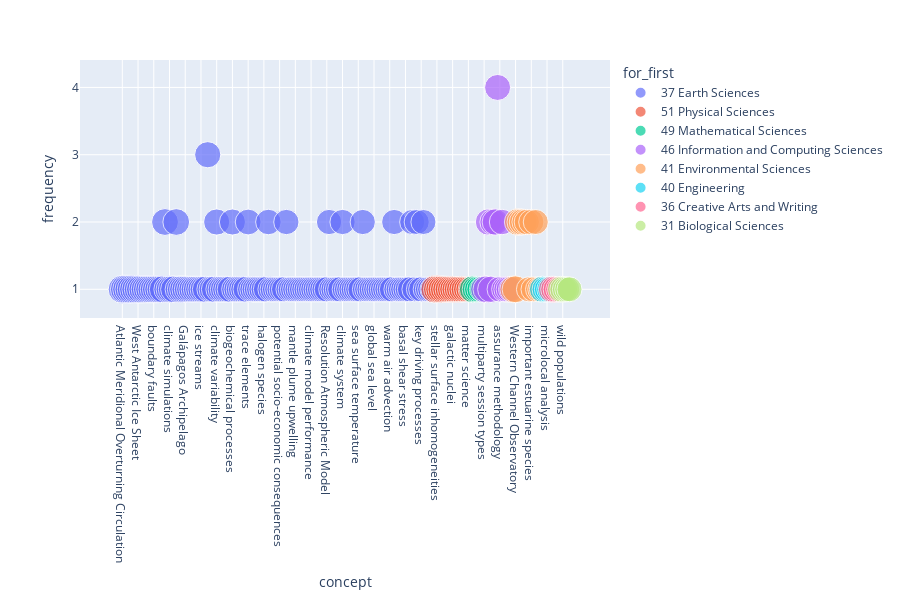

Notebook source saved alongside this figure:
### Markdown cell above
## 5. Segmenting results using the fields of research categories

We can modify slightly the code in section 2 above so that the FOR categories are taken into consideration too.

### Code cell
FREQ_MIN = 1 #@param {type: "slider", min: 1, max: 10, step:1}
FREQ_MAX = 100 #@param {type: "slider", min: 10, max: 100, step:10}

SCORE_MIN = 0.6  #@param {type: "slider", min: 0, max: 1, step:0.1}
#@markdown ---
#@markdown Select how many concepts to include in the visualization
MAX_CONCEPTS = 200 #@param {type: "slider", min: 20, max: 1000, step:10}

if FREQ_MAX == 100:
  FREQ_MAX = 100000000
print(f"""You selected:\n->{MAX_CONCEPTS}\n->{FREQ_MIN}-{FREQ_MAX}\n->{SCORE_MIN}""")

filtered_concepts = concepts_unique_in_for.query(f"""frequency >= {FREQ_MIN} & frequency <= {FREQ_MAX} & score_avg >= {SCORE_MIN} """)\
                    .sort_values(["score_avg", "frequency"], ascending=False)[:MAX_CONCEPTS]

px.scatter(filtered_concepts,
           x="concept",
           y="frequency",
           height=600,
           color="for_first",
           size="score_avg")

### Figure 1 — Plotly figure (JSON) as saved in the notebook; plotly's stock layout.template omitted (floating-point values rounded to 4 significant figures; data arrays with more than 128 entries replaced by an {"elided": "..."} marker saying what was removed)
{"data": [{"hovertemplate": "for_first=37 Earth Sciences<br>concept=%{x}<br>frequency=%{y}<br>score_avg=%{marker.size}<extra></extra>", "legendgroup": "37 Earth Sciences", "marker": {"color": "#636efa", "size": {"elided": "139 float values"}, "sizemode": "area", "sizeref": 0.002342, "symbol": "circle"}, "mode": "markers", "name": "37 Earth Sciences", "orientation": "v", "showlegend": true, "type": "scatter", "x": {"elided": "139 str values"}, "xaxis": "x", "y": {"elided": "139 int values"}, "yaxis": "y"}, {"hovertemplate": "for_first=51 Physical Sciences<br>concept=%{x}<br>frequency=%{y}<br>score_avg=%{marker.size}<extra></extra>", "legendgroup": "51 Physical Sciences", "marker": {"color": "#EF553B", "size": [0.887, 0.847, 0.846, 0.841, 0.824, 0.812, 0.799, 0.786, 0.784, 0.782, 0.781, 0.781, 0.77, 0.762, 0.747, 0.735, 0.734], "sizemode": "area", "sizeref": 0.002342, "symbol": "circle"}, "mode": "markers", "name": "51 Physical Sciences", "orientation": "v", "showlegend": true, "type": "scatter", "x": ["evolution of galaxies", "stellar surface inhomogeneities", "active galactic nuclei", "supermassive black holes", "host star", "high-performance computing", "black holes", "magnetic field", "galactic nuclei", "galaxy clusters", "stellar surface", "stellar lines", "dynamical history", "software infrastructure", "future high-precision experiments", "matter science", "chemical evolution modelling"], "xaxis": "x", "y": [1, 1, 1, 1, 1, 1, 1, 1, 1, 1, 1, 1, 1, 1, 1, 1, 1], "yaxis": "y"}, {"hovertemplate": "for_first=49 Mathematical Sciences<br>concept=%{x}<br>frequency=%{y}<br>score_avg=%{marker.size}<extra></extra>", "legendgroup": "49 Mathematical Sciences", "marker": {"color": "#00cc96", "size": [0.855, 0.787, 0.773, 0.76, 0.735], "sizemode": "area", "sizeref": 0.002342, "symbol": "circle"}, "mode": "markers", "name": "49 Mathematical Sciences", "orientation": "v", "showlegend": true, "type": "scatter", "x": ["complex reflection groups", "reflection groups", "Orlik–Solomon algebra", "symmetric group", "Coxeter groups"], "xaxis": "x", "y": [1, 1, 1, 1, 1], "yaxis": "y"}, {"hovertemplate": "for_first=46 Information and Computing Sciences<br>concept=%{x}<br>frequency=%{y}<br>score_avg=%{marker.size}<extra></extra>", "legendgroup": "46 Information and Computing Sciences", "marker": {"color": "#ab63fa", "size": [0.855, 0.841, 0.827, 0.822, 0.82, 0.817, 0.7935, 0.766, 0.762, 0.759, 0.759, 0.757, 0.744], "sizemode": "area", "sizeref": 0.002342, "symbol": "circle"}, "mode": "markers", "name": "46 Information and Computing Sciences", "orientation": "v", "showlegend": true, "type": "scatter", "x": ["multiparty session types", "cognitive control", "cyber-physical systems", "protocol description language", "high-end computing", "large-scale networking", "information technology research", "assurance methodology", "big data", "distributed system", "assertion language", "description language", "cognitive robotics research"], "xaxis": "x", "y": [1, 1, 2, 1, 2, 2, 4, 1, 2, 1, 1, 1, 1], "yaxis": "y"}, {"hovertemplate": "for_first=41 Environmental Sciences<br>concept=%{x}<br>frequency=%{y}<br>score_avg=%{marker.size}<extra></extra>", "legendgroup": "41 Environmental Sciences", "marker": {"color": "#FFA15A", "size": [0.854, 0.854, 0.849, 0.803, 0.794, 0.754, 0.751, 0.749, 0.746, 0.742, 0.737, 0.737, 0.735], "sizemode": "area", "sizeref": 0.002342, "symbol": "circle"}, "mode": "markers", "name": "41 Environmental Sciences", "orientation": "v", "showlegend": true, "type": "scatter", "x": ["ecosystem model", "Western Channel Observatory", "meiofaunal biodiversity", "estuarine ecosystems", "meiofaunal communities", "biodiversity-ecosystem functioning", "faunal species richness", "upper ocean ecosystem", "important estuarine species", "sustainable management strategies", "marine environment", "global environment change", "hydrodynamic-ecosystem model"], "xaxis": "x", "y": [1, 1, 2, 2, 2, 2, 2, 1, 2, 1, 2, 1, 1], "yaxis": "y"}, {"hovertemplate": "for_first=40 Engineering<br>concept=%{x}<br>frequency=%{y}<br>score_avg=%{marker.size}<extra></extra>", "legendgroup": "40 Engineering", "marker": {"color": "#19d3f3", "size": [0.809, 0.76, 0.747, 0.738], "sizemode": "area", "sizeref": 0.002342, "symbol": "circle"}, "mode": "markers", "name": "40 Engineering", "orientation": "v", "showlegend": true, "type": "scatter", "x": ["Brillouin optical time domain reflectometer", "differential geometry", "microlocal analysis", "fiber optic technology"], "xaxis": "x", "y": [1, 1, 1, 1], "yaxis": "y"}, {"hovertemplate": "for_first=36 Creative Arts and Writing<br>concept=%{x}<br>frequency=%{y}<br>score_avg=%{marker.size}<extra></extra>", "legendgroup": "36 Creative Arts and Writing", "marker": {"color": "#FF6692", "size": [0.805, 0.804, 0.78, 0.744], "sizemode": "area", "sizeref": 0.002342, "symbol": "circle"}, "mode": "markers", "name": "36 Creative Arts and Writing", "orientation": "v", "showlegend": true, "type": "scatter", "x": ["verbal text", "book illustrations", "nineteenth century", "long nineteenth century"], "xaxis": "x", "y": [1, 1, 1, 1], "yaxis": "y"}, {"hovertemplate": "for_first=31 Biological Sciences<br>concept=%{x}<br>frequency=%{y}<br>score_avg=%{marker.size}<extra></extra>", "legendgroup": "31 Biological Sciences", "marker": {"color": "#B6E880", "size": [0.791, 0.781, 0.746, 0.735, 0.734], "sizemode": "area", "sizeref": 0.002342, "symbol": "circle"}, "mode": "markers", "name": "31 Biological Sciences", "orientation": "v", "showlegend": true, "type": "scatter", "x": ["gene models", "wild populations", "natural populations", "larger taxa", "genome sequence"], "xaxis": "x", "y": [1, 1, 1, 1, 1], "yaxis": "y"}], "layout": {"height": 600, "legend": {"itemsizing": "constant", "title": {"text": "for_first"}, "tracegroupgap": 0}, "margin": {"t": 60}, "xaxis": {"anchor": "y", "domain": [0, 1], "title": {"text": "concept"}}, "yaxis": {"anchor": "x", "domain": [0, 1], "title": {"text": "frequency"}}}}
